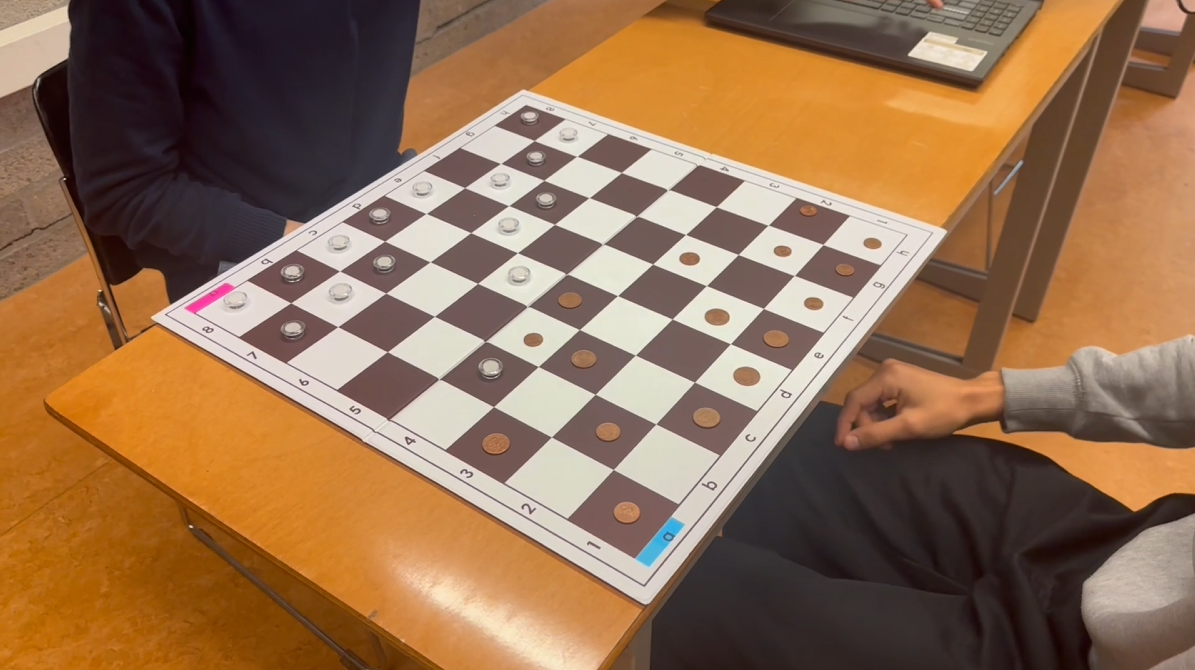
#> input picture src/calibration_images/img2.png, 1195 x 670 px, given in place of moving_game.MOV, which was not available
$ python video_analysis.py
#> lines starting #> are read from the running program, lines starting #| are printed output that depends on the picture; after the words box and inside, x2 and y2 are one past the last pixel; in counts of white or black regions, pixels touching at a corner belong together; pictures that were not available may be replaced by others from this repository, and a replacement may not be noted
### src/sticker_calibration.py
import cv2
import numpy as np

def detect_stickers(img):
    hsv = cv2.cvtColor(img, cv2.COLOR_BGR2HSV)
    blurred = cv2.GaussianBlur(hsv, (11, 11), 0)

    # range for blue sticker
    lower_blue = np.array([100, 150, 50])
    upper_blue = np.array([140, 255, 255])

    # range for pink sticker
    lower_pink = np.array([140, 100, 100])
    upper_pink = np.array([170, 255, 255])

    # threshold to get only blue and pink colors
    mask_blue = cv2.inRange(blurred, lower_blue, upper_blue)
    mask_pink = cv2.inRange(blurred, lower_pink, upper_pink)

    blue_stickers = []
    pink_stickers = []

    # find contours for blue sticker
    contours_blue, _ = cv2.findContours(mask_blue, cv2.RETR_EXTERNAL, cv2.CHAIN_APPROX_SIMPLE)
    contours_blue = sorted(contours_blue, key=cv2.contourArea, reverse=True)
    if contours_blue:
        for c in contours_blue:
            ((cX, cY), radius) = cv2.minEnclosingCircle(c)
            blue_stickers.append((int(cX), int(cY), int(radius)))

    # find contours for pink sticker
    contours_pink, _ = cv2.findContours(mask_pink, cv2.RETR_EXTERNAL, cv2.CHAIN_APPROX_SIMPLE)
    contours_pink = sorted(contours_pink, key=cv2.contourArea, reverse=True)
    if contours_pink:
        for c in contours_pink:
            ((cX, cY), radius) = cv2.minEnclosingCircle(c)
            pink_stickers.append((int(cX), int(cY), int(radius)))

    return blue_stickers, pink_stickers

def draw_stickers(img, blue_stickers, pink_stickers):
    """
    Dessine les autocollants détectés sur l'image.
    """
    img_copy = img.copy()

    # Dessiner les autocollants bleus
    for (cX, cY, radius) in blue_stickers:
        cv2.circle(img_copy, (cX, cY), radius, (255, 0, 0), 2)  # Contour bleu
        cv2.circle(img_copy, (cX, cY), 3, (0, 255, 0), -1)  # Centre vert

    # Dessiner les autocollants roses
    for (cX, cY, radius) in pink_stickers:
        cv2.circle(img_copy, (cX, cY), radius, (255, 0, 255), 2)  # Contour rose
        cv2.circle(img_copy, (cX, cY), 3, (0, 255, 0), -1)  # Centre vert

    return img_copy

# Cette partie ne s'exécutera que si le script est exécuté directement (pas importé)
# [14 lines that do not run on import are left out]

### src/polygon.py
import cv2
import numpy as np

def detect_chessboard(img):
    """
    Détecte l'échiquier dans l'image et retourne ses coins.
    """
    gray = cv2.cvtColor(img, cv2.COLOR_BGR2GRAY)
    edges = cv2.Canny(gray, 50, 150)

    contours, _ = cv2.findContours(edges, cv2.RETR_TREE, cv2.CHAIN_APPROX_SIMPLE)
    contours = sorted(contours, key=cv2.contourArea, reverse=True)

    for contour in contours:
        epsilon = 0.02 * cv2.arcLength(contour, True)
        approx = cv2.approxPolyDP(contour, epsilon, True)

        if len(approx) == 4:
            pts = approx.reshape(4, 2)

            rect = np.zeros((4, 2), dtype="float32")
            s = pts.sum(axis=1)
            rect[0] = pts[np.argmin(s)]  # Top-left
            rect[2] = pts[np.argmax(s)]  # Bottom-right

            diff = np.diff(pts, axis=1)
            rect[1] = pts[np.argmin(diff)]  # Top-right
            rect[3] = pts[np.argmax(diff)]  # Bottom-left

            (tl, tr, br, bl) = rect
            widthA = np.linalg.norm(br - bl)
            widthB = np.linalg.norm(tr - tl)
            maxWidth = max(int(widthA), int(widthB))

            heightA = np.linalg.norm(tr - br)
            heightB = np.linalg.norm(tl - bl)
            maxHeight = max(int(heightA), int(heightB))

            dst = np.array([
                [0, 0],
                [maxWidth - 1, 0],
                [maxWidth - 1, maxHeight - 1],
                [0, maxHeight - 1]], dtype="float32")

            M = cv2.getPerspectiveTransform(rect, dst)
            warped = cv2.warpPerspective(img, M, (maxWidth, maxHeight))
            warped_gray = cv2.cvtColor(warped, cv2.COLOR_BGR2GRAY)

            # Now detect the exact four corners of the chessboard squares (a1, a8, h1, h8)
            square_size = maxWidth // 8  # assuming an 8x8 board

            a1_target = np.array([square_size * 0, square_size * 7])  # Bottom-left (a1)
            a8_target = np.array([square_size * 0, square_size * 0])  # Top-left (a8)
            h1_target = np.array([square_size * 7, square_size * 7])  # Bottom-right (h1)
            h8_target = np.array([square_size * 7, square_size * 0])  # Top-right (h8)

            # Warp the corner points back to the original image
            reverse_M = cv2.getPerspectiveTransform(dst, rect)

            # Apply the inverse perspective transformation to the target points
            def warp_point(point, M):
                point = np.array([point], dtype='float32')
                point = np.array([point])
                return cv2.perspectiveTransform(point, M)[0][0]

            # Warp back to the original image for each point
            a1_orig = warp_point(a1_target, reverse_M)
            a8_orig = warp_point(a8_target, reverse_M)
            h1_orig = warp_point(h1_target, reverse_M)
            h8_orig = warp_point(h8_target, reverse_M)

            return [a1_orig, a8_orig, h8_orig, h1_orig], approx  # Retourne les coins dans l'ordre pour former un polygone

    return None

def draw_chessboard(img, corners, approx):
    """
    Dessine l'échiquier détecté sur l'image en utilisant polylines.
    """

    cv2.polylines(img, [approx], isClosed=True, color=(0, 255, 0), thickness=2)


    # [10 lines of commented-out code are left out]

    return img


# Cette partie ne s'exécutera que si le script est exécuté directement (pas importé)
# [12 lines that do not run on import are left out]

### src/video_analysis.py
import cv2
import numpy as np
from sticker_calibration import detect_stickers, draw_stickers
from polygon import detect_chessboard, draw_chessboard
# from camera_calibration import calibrate_camera, undistort_frame


def process_video(video_path):
    # Ouvrir la vidéo
#> called with video_path = 'videos/moving_game.MOV'
    cap = cv2.VideoCapture(video_path)

    # Vérifier si la vidéo est ouverte correctement
    if not cap.isOpened():
        print(f"Erreur lors de l'ouverture de la vidéo : {video_path}")
        print(f"Code d'erreur : {cap.get(cv2.CAP_PROP_FOURCC)}")
        return

    # Obtenir les propriétés de la vidéo
    frame_width = int(cap.get(cv2.CAP_PROP_FRAME_WIDTH))
    frame_height = int(cap.get(cv2.CAP_PROP_FRAME_HEIGHT))
    fps = int(cap.get(cv2.CAP_PROP_FPS))

    while True:
        ret, frame = cap.read()
#> frame is the input picture: shape (670, 1195, 3); mean B, G, R 81.2, 111.4, 147.1
        if not ret:
            break

        # * Traiter l'image
        # blue_stickers, pink_stickers, chessboard_corners, approx = process_frame(frame)

        # Appliquer la détection des autocollants
        blue_stickers, pink_stickers = detect_stickers(frame)
#> in detect_stickers, `mask_blue = cv2.inRange(blurred, lower_blue, upper_blue)`:
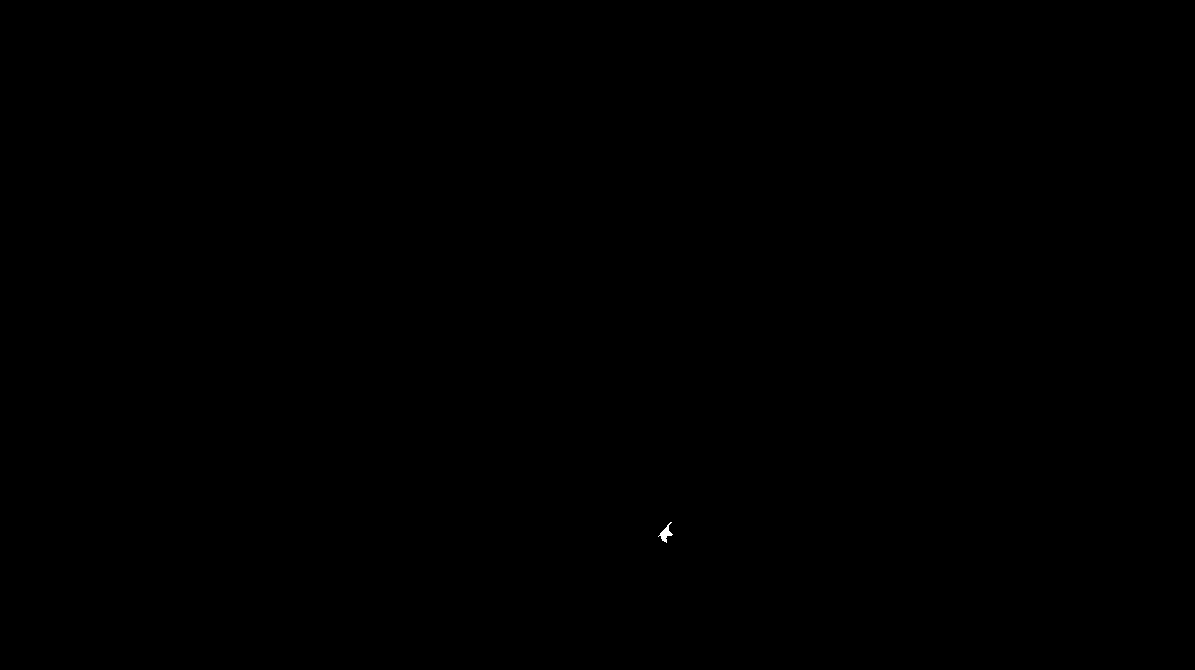
#> mask_blue: shape (670, 1195); 0.01% white; 1 white region, box (x1, y1, x2, y2) and area: (658, 522, 673, 543) 116
#> in detect_stickers, `contours_blue, _ = cv2.findContours(mask_blue, cv2.RETR_EXTERNAL, cv2...`: contours_blue = 1 contour; box (x1, y1, x2, y2) and area: (658, 522, 673, 543) 90
#> the loop in detect_stickers, `for c in contours_blue:` made 1 pass
#> (cX, cY, radius) on pass 1: (667.4, 531.7, 10.36)
#> after the loop in detect_stickers, `for c in contours_blue:`: blue_stickers = [(667, 531, 10)]
#> in detect_stickers, `contours_pink, _ = cv2.findContours(mask_pink, cv2.RETR_EXTERNAL, cv2...`: contours_pink = 1 contour; box (x1, y1, x2, y2) and area: (187, 284, 233, 313) 427
#> the loop in detect_stickers, `for c in contours_pink:` made 1 pass
#> (cX, cY, radius) on pass 1: (209.5, 298, 25.05)
#> after the loop in detect_stickers, `for c in contours_pink:`: pink_stickers = [(209, 298, 25)]
#> blue_stickers = [(667, 531, 10)]; pink_stickers = [(209, 298, 25)]

        # Appliquer la détection de l'échiquier
        chessboard_corners, approx = detect_chessboard(frame)
#> in detect_chessboard, `gray = cv2.cvtColor(img, cv2.COLOR_BGR2GRAY)`:
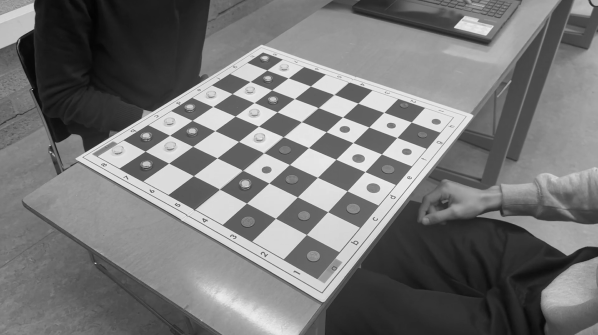
#> gray: shape (670, 1195) (shown at 1/2 size); min 3, max 245, mean 118.7
#> in detect_chessboard, `edges = cv2.Canny(gray, 50, 150)`:
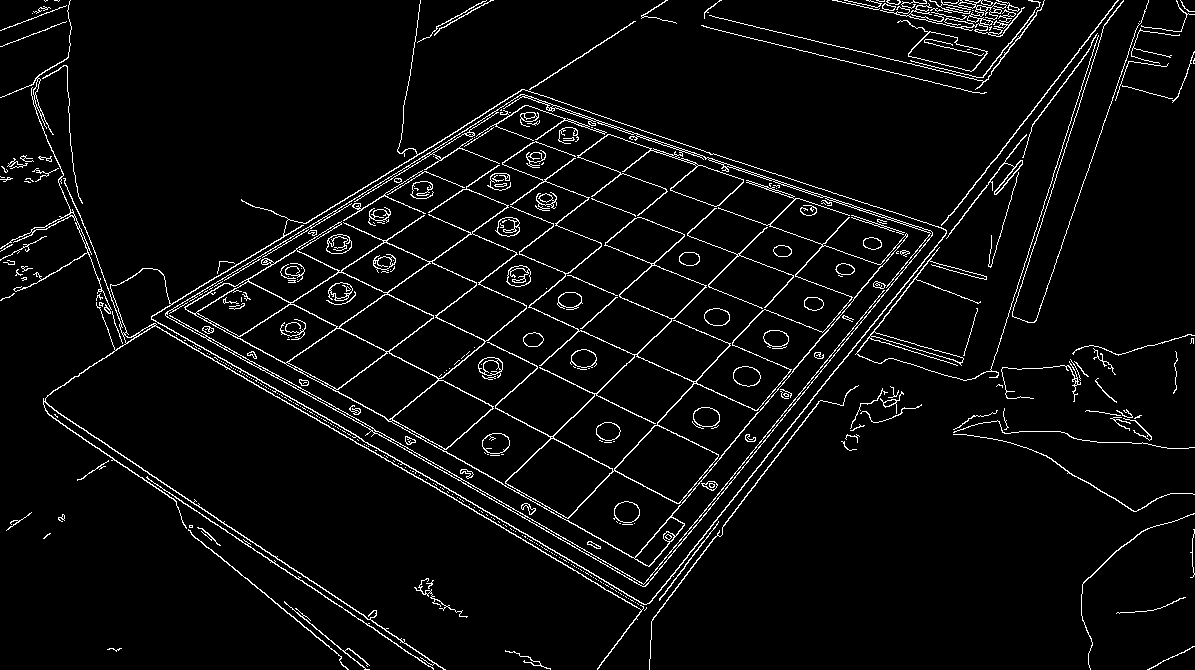
#> edges: shape (670, 1195); 4.6% white in thin lines or dots
#> in detect_chessboard, `contours, _ = cv2.findContours(edges, cv2.RETR_TREE, cv2.CHAIN_APPROX_..`: contours = 724 contours, 525 with area under 20; largest, box (x1, y1, x2, y2) and area: (43, 0, 947, 670) 212032, (151, 89, 947, 605) 210302, (165, 94, 933, 587) 194134, (165, 94, 933, 587) 189678, (184, 141, 908, 567) 76362
#> the loop in detect_chessboard, `for contour in contours:` made 2 passes
#> (epsilon, pts, s, diff, widthA, widthB, maxWidth) on pass 2: (42.38, [[151, 317], [522, 89], [946, 231], [646, 604]], [468, 611, 1177, 1250], [166, -433, -715, -42], 572.2, 799.6, 799)
#> pass 2, in detect_chessboard, `warped = cv2.warpPerspective(img, M, (maxWidth, maxHeight))`:
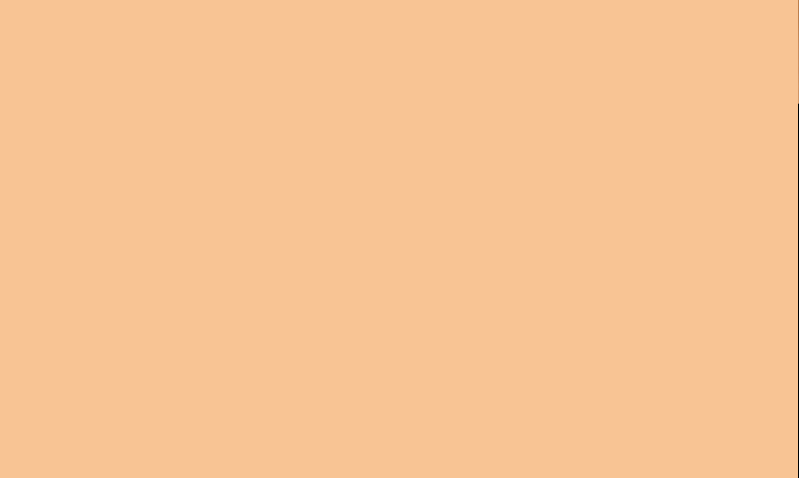
#> warped: shape (478, 799, 3); mean B, G, R 147.8, 195.8, 247.7
#> pass 2, in detect_chessboard, `warped_gray = cv2.cvtColor(warped, cv2.COLOR_BGR2GRAY)`:
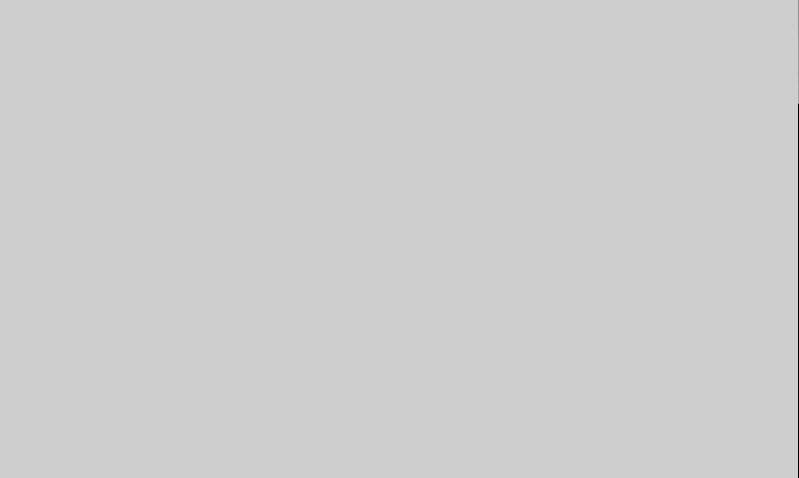
#> warped_gray: shape (478, 799); min 0, max 206, mean 205.8
#> chessboard_corners = [[151, 317], [151, 317], [151, 317], [151, 317]]; approx = [[151, 317], [522, 89], [946, 231], [646, 604]]


        # [12 lines of commented-out code are left out]


        frame = draw_stickers(frame, blue_stickers, pink_stickers)
#> the loop in draw_stickers, `for (cX, cY, radius) in blue_stickers:` made 1 pass
#> the loop in draw_stickers, `for (cX, cY, radius) in pink_stickers:` made 1 pass
#> after the loop in draw_stickers, `for (cX, cY, radius) in pink_stickers:`:
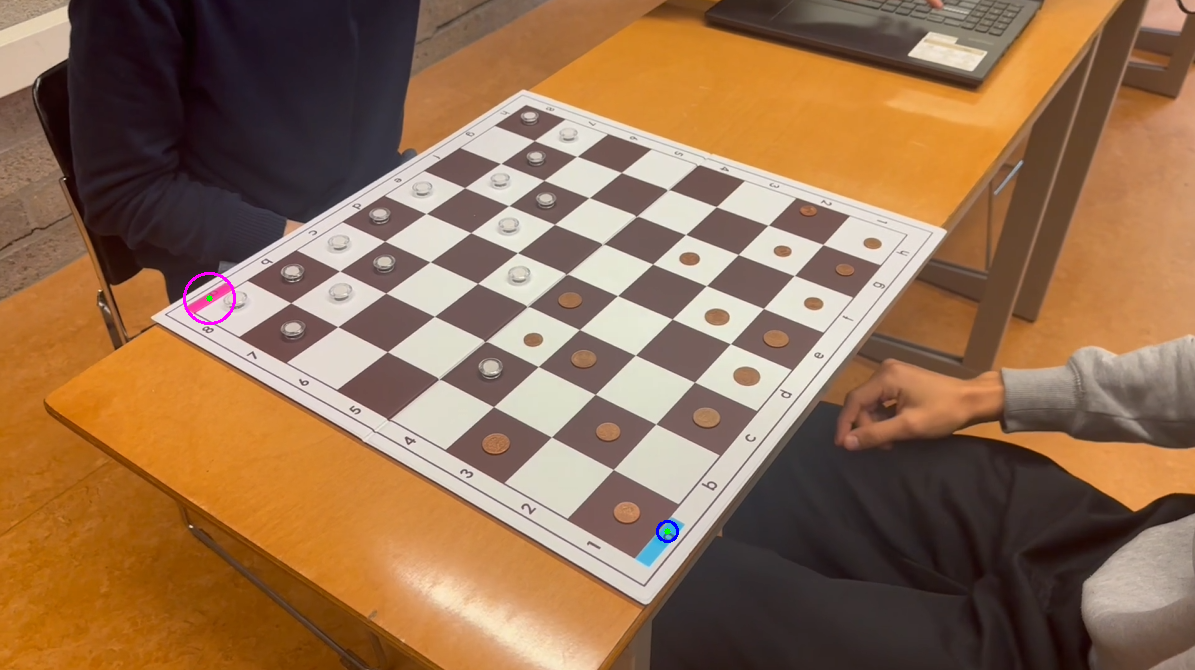
#> img_copy: shape (670, 1195, 3); mean B, G, R 81.2, 111.3, 147.2

        # Dessiner l'échiquier s'il est détecté
        if chessboard_corners is not None:
            frame = draw_chessboard(frame, chessboard_corners, approx)

        # frame_with_results = draw_results(frame, blue_stickers, pink_stickers, chessboard_corners, approx)

        # Afficher l'image traitée
        # cv2.imshow('Processed Video', frame)

        # Attendre 1ms entre chaque frame et vérifier si l'utilisateur veut quitter
        if cv2.waitKey(1) & 0xFF == ord('q'):
#> (key q is pressed here)
            break

    # Libérer les ressources
    cap.release()
    cv2.destroyAllWindows()

if __name__ == "__main__":
    video_path = 'videos/moving_game.MOV'  # Remplacez par le chemin de votre vidéo
    process_video(video_path)

# Note: Assurez-vous que les fonctions importées (detect_stickers, detect_chessboard, calibrate_camera)
# sont adaptées pour fonctionner sur une seule image à la fois.
